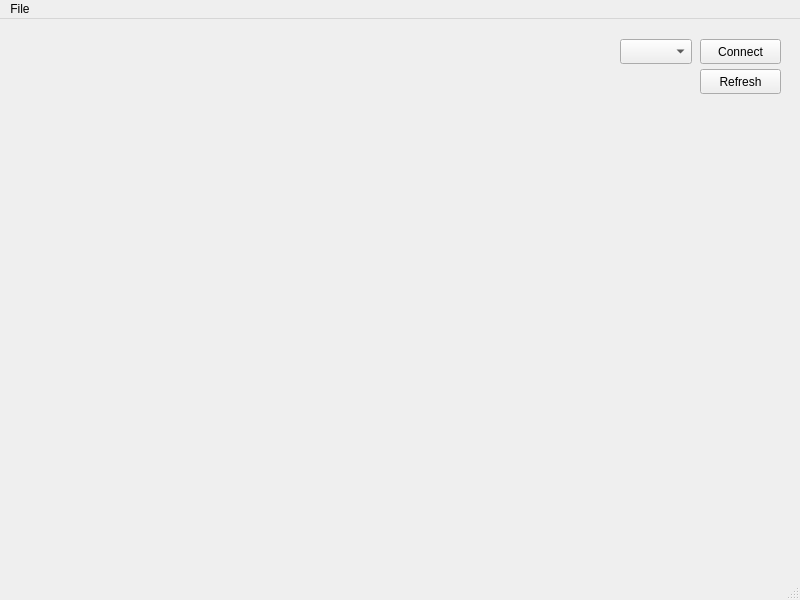
<?xml version="1.0" encoding="UTF-8"?>
<ui version="4.0">
 <class>MainWindow</class>
 <widget class="QMainWindow" name="MainWindow">
  <property name="geometry">
   <rect>
    <x>0</x>
    <y>0</y>
    <width>800</width>
    <height>600</height>
   </rect>
  </property>
  <property name="windowTitle">
   <string>MainWindow</string>
  </property>
  <widget class="QWidget" name="centralwidget">
   <widget class="QComboBox" name="comboBox_ports">
    <property name="geometry">
     <rect>
      <x>620</x>
      <y>20</y>
      <width>72</width>
      <height>25</height>
     </rect>
    </property>
   </widget>
   <widget class="QPushButton" name="pushButton_connect">
    <property name="geometry">
     <rect>
      <x>700</x>
      <y>20</y>
      <width>81</width>
      <height>25</height>
     </rect>
    </property>
    <property name="text">
     <string>Connect</string>
    </property>
   </widget>
   <widget class="QPushButton" name="pushButton_refresh">
    <property name="geometry">
     <rect>
      <x>700</x>
      <y>50</y>
      <width>81</width>
      <height>25</height>
     </rect>
    </property>
    <property name="text">
     <string>Refresh</string>
    </property>
   </widget>
  </widget>
  <widget class="QMenuBar" name="menubar">
   <property name="geometry">
    <rect>
     <x>0</x>
     <y>0</y>
     <width>800</width>
     <height>22</height>
    </rect>
   </property>
   <widget class="QMenu" name="menuFile">
    <property name="title">
     <string>File</string>
    </property>
    <addaction name="actionConnect"/>
    <addaction name="actionDisconnect"/>
    <addaction name="separator"/>
    <addaction name="actionExit"/>
   </widget>
   <addaction name="menuFile"/>
  </widget>
  <widget class="QStatusBar" name="statusbar"/>
  <action name="actionConnect">
   <property name="text">
    <string>Connect</string>
   </property>
  </action>
  <action name="actionDisconnect">
   <property name="text">
    <string>Disconnect</string>
   </property>
  </action>
  <action name="actionExit">
   <property name="text">
    <string>Exit</string>
   </property>
  </action>
 </widget>
 <resources/>
 <connections/>
</ui>
